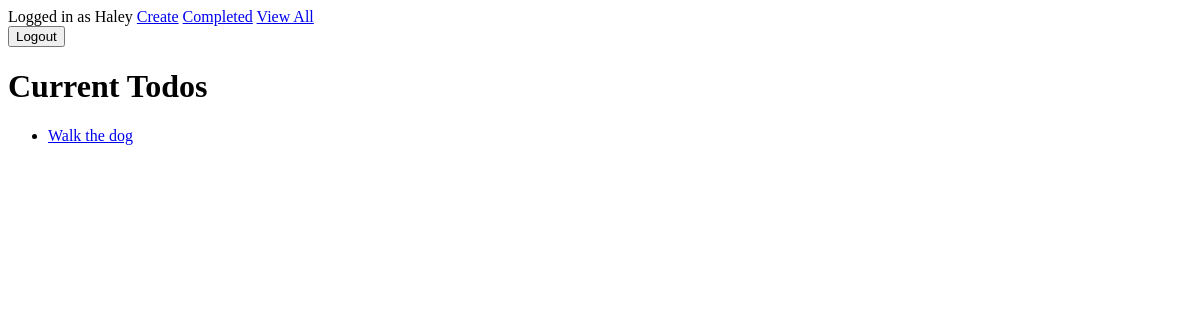
The app's page /current/ (signed in), older data.
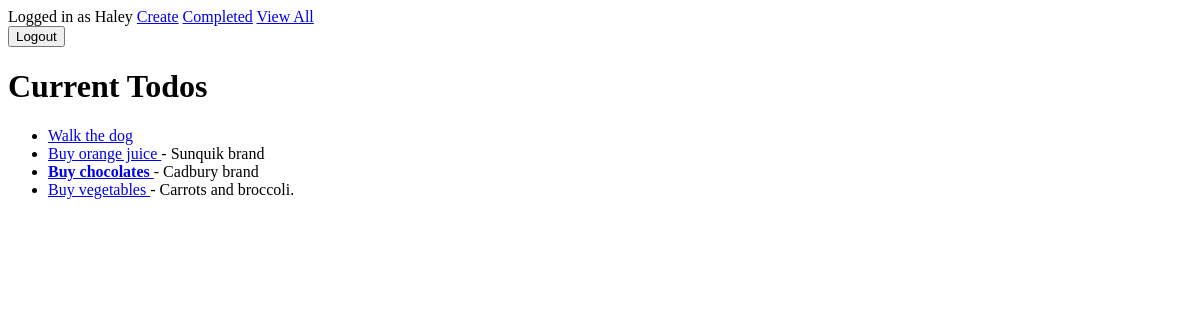
The same page, newer data.
### todo/models.py (models this page shows, shortened)
class Todo(models.Model):
    title = models.CharField(max_length=100)
    memo = models.TextField(blank=True)  # blank=True - not compulsory
    created = models.DateTimeField(auto_now_add=True)  # Instantly specified created value at time
    datecompleted = models.DateTimeField(null=True, blank=True)  # After clicking complete
    important = models.BooleanField(default=False)  # Mark important
    user = models.ForeignKey(User, on_delete=models.CASCADE)

### todo/views.py (the view)
# urls.py: path('current/', views.current, name='current'),
@login_required()
def current(request):
    todos = Todo.objects.filter(user=request.user, datecompleted__isnull=True)
    return render(request, 'todo/current.html',
                  {'todos': todos})

### todo/templates/todo/current.html (shortened to what this page needs)
{% extends 'todo/base.html' %}
{% block content %}
<!DOCTYPE html>
<html lang="en">
<head>
</head>
<body>
    <h1>Current Todos</h1>
    <ul>
        {% for todo in todos %}
                <li>
                    <a href="{% url 'view' todo.id %}">
                    {% if todo.important %}<b>{% endif %}
                        {{ todo.title }}
                    {% if todo.important %}</b>{% endif %}
                    </a>
                    {% if todo.memo %}
                        - {{ todo.memo }}
                    {% endif %}
                </li>
        {% endfor %}
    </ul>
</body>
</html>
{% endblock %}

### todo/templates/todo/base.html (shortened to what this page needs)
<!DOCTYPE html>
<html lang="en">
<head>
</head>
<body>
{% if user.is_authenticated %}
    Logged in as {{ user.username }}
    <a href="{% url 'create' %}">Create</a>
    <a href="{% url 'completed' %}">Completed</a>
    <a href="{% url 'current' %}">View All</a>
    <form action="{% url 'logoutuser' %}" method="POST">
        <button type="Submit">Logout</button>
    </form>
{% else %}
    <a href="{% url 'register' %}">Register</a>
    <a href="{% url 'loginuser' %}">Login</a>
{% endif %}
{% block content %}
{% endblock %}
</body>
</html>

Row changes from the older to the newer data that the page shows:
added Todo: title "Buy orange juice", memo "Sunquik brand"
added Todo: title "Buy chocolates", memo "Cadbury brand"
added Todo: title "Buy vegetables", memo "Carrots and broccoli."
